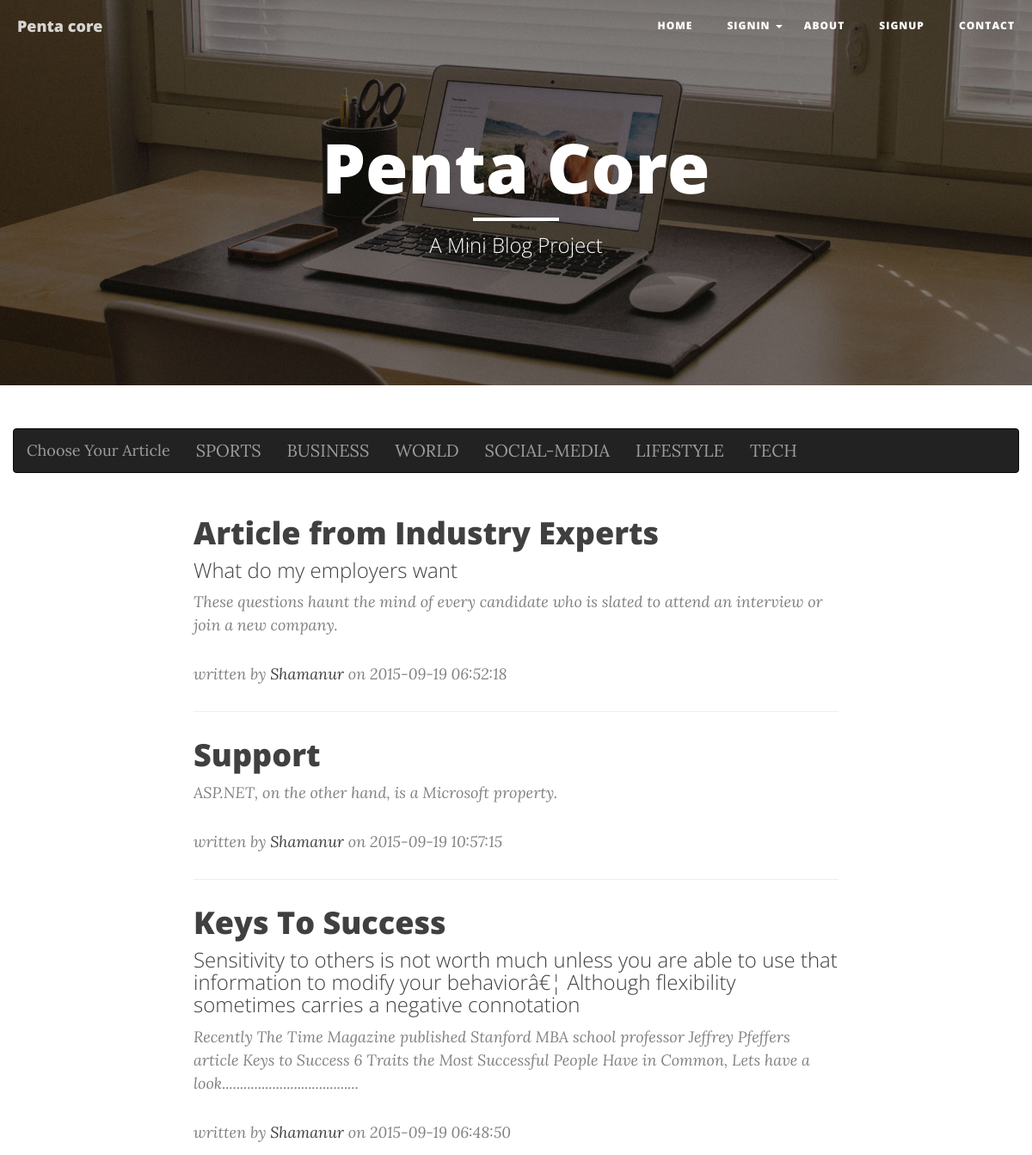
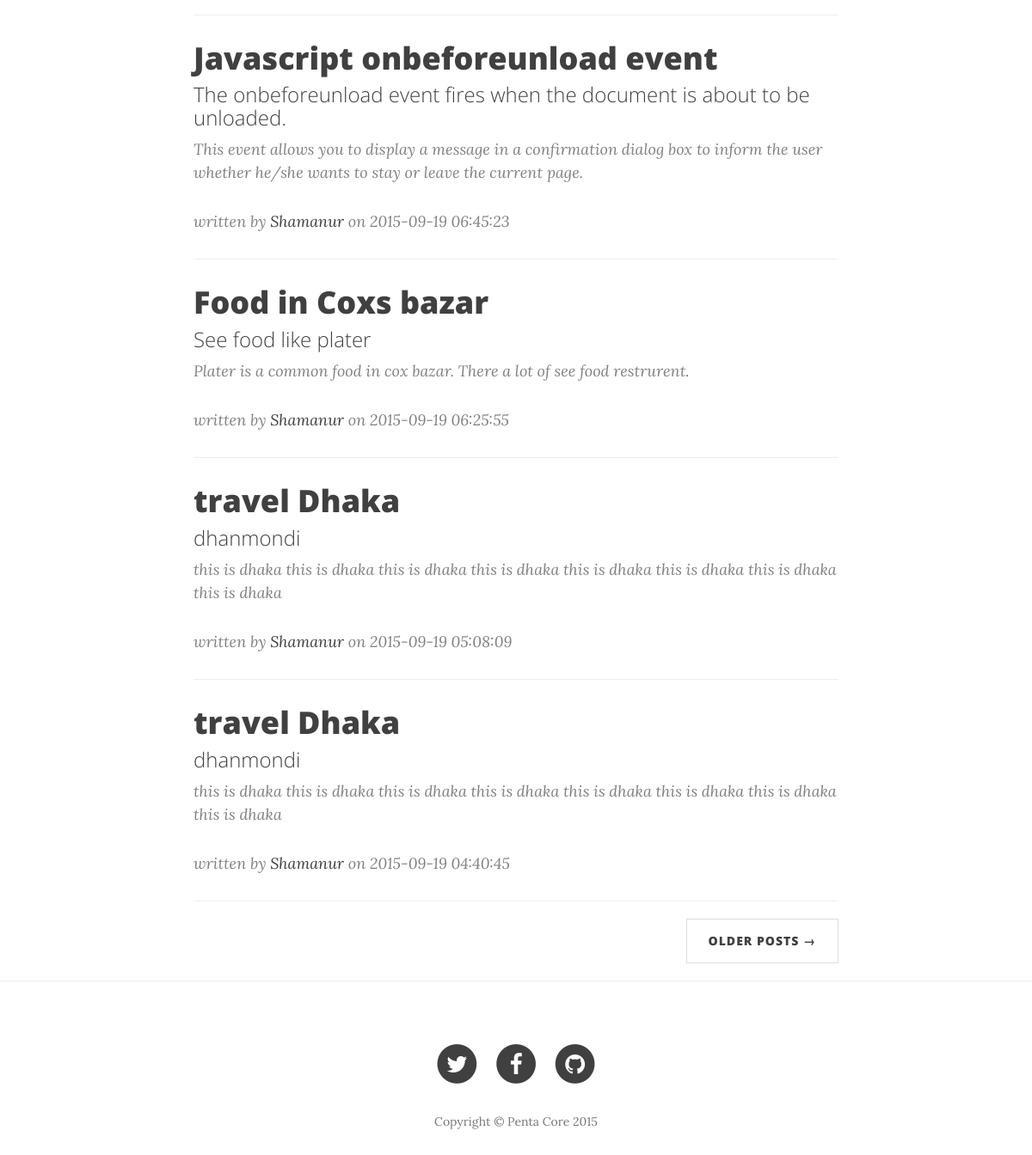
The page / on the database its author committed (2 pictures, top to bottom).
### tables this page shows
CREATE TABLE `category` (
  `category_id` int(10) unsigned NOT NULL AUTO_INCREMENT,
  `category_name` varchar(255) NOT NULL,
  `created_at` timestamp NOT NULL DEFAULT '0000-00-00 00:00:00' ON UPDATE CURRENT_TIMESTAMP,
  `category_deleted` tinyint(4) NOT NULL DEFAULT '1',
  PRIMARY KEY (`category_id`)
);

CREATE TABLE `article` (
  `article_id` int(11) unsigned NOT NULL AUTO_INCREMENT,
  `article_title` varchar(255) DEFAULT NULL,
  `article_subtitle` varchar(255) DEFAULT NULL,
  `category_id` int(11) NOT NULL,
  `article_sequence` int(11) NOT NULL,
  `article_brief` longtext,
  `article_details` longtext,
  `user_id` int(11) NOT NULL,
  `article_deleted` tinyint(4) NOT NULL DEFAULT '1',
  `article_deleted_at` timestamp NOT NULL DEFAULT '0000-00-00 00:00:00' ON UPDATE CURRENT_TIMESTAMP,
  `article_created_at` timestamp NOT NULL DEFAULT '0000-00-00 00:00:00' ON UPDATE CURRENT_TIMESTAMP,
  `article_total_hits` int(11) NOT NULL,
  `article_img` varchar(255) NOT NULL,
  PRIMARY KEY (`article_id`)
);

### admin/dbClass.php (called while the page is built, shortened)
<?php
class blogClass{
    public $conn;
    public function __construct(){
        $serverName = "localhost";
        $userName 	= "root";
        $password 	= "";
        $db 		= "blog";
        $this->conn 		= new mysqli($serverName,$userName,$password,$db);
    }
    public function selectCategory(){
        $sql="SELECT category_id, category_name, created_at FROM category WHERE category_deleted=1 ORDER BY category_id DESC";
        $resCategoryAll=$this->conn->query($sql);
        return $resCategoryAll;
    }public function selectOneCategory($category_id){
        $sql="SELECT category_id, category_name, created_at FROM category WHERE category_deleted=1 AND category_id='$category_id'";
        $resCategory=$this->conn->query($sql);
        return $resCategory;
    }
}

### frontend.php (called while the page is built, shortened)
<?php
class FrontendClass{
    public $conn;
    public function __construct(){
        $serverName = "localhost";
        $userName 	= "root";
        $password 	= "";
        $db 		= "blog";
        $this->conn 		= new mysqli($serverName,$userName,$password,$db);
    }
    public function articleData(){
        $sql="SELECT article_id, article_title, article_subtitle, article_brief, user_id, article_created_at FROM article WHERE article_deleted = 1 ORDER BY article_id DESC";
        $resArticleAll=$this->conn->query($sql);
        return $resArticleAll;
    }
}

### index.php (the view, shortened to what this page needs)
<?php
    include_once'admin/dbClass.php';
    include_once'frontend.php';
?>
<!DOCTYPE html>
<html lang="en">
<head>
    <link href="css/bootstrap.min.css" rel="stylesheet">
    <link href="css/clean-blog.min.css" rel="stylesheet">
    <link href="http://maxcdn.bootstrapcdn.com/font-awesome/4.1.0/css/font-awesome.min.css" rel="stylesheet" type="text/css">
</head>
<body>
    <nav class="navbar navbar-default navbar-custom navbar-fixed-top">
        <div class="container-fluid">
            <?php include_once'common/headerMenu.php';?>
        </div>
    </nav>
    <header class="intro-header" style="background-image: url('img/home-bg.jpg')">
        <div class="container">
            <div class="row">
                <div class="col-lg-8 col-lg-offset-2 col-md-10 col-md-offset-1">
                    <div class="site-heading">
                        <h1>Penta Core</h1>
                        <hr class="small">
                        <span class="subheading">A Mini Blog Project</span>
                    </div>
                </div>
            </div>
        </div>
    </header>
    <div class="container">
        <div class="row">
            <nav class="navbar navbar-inverse">
                <div class="container-fluid">
                    <?php
                    $blog=new blogClass;
                    $allCategory=$blog->selectCategory();
                    ?>
                    <div class="navbar-header">
                        <a class="navbar-brand" href="#">Choose Your Article </a>
                    </div>
                    <div>
                        <ul class="nav navbar-nav">
                            <?php
                            while($category=$allCategory->fetch_assoc()){?>
                            <li><a href="index.php?cat=<?php echo $category["category_id"]?>"><?php echo            $category["category_name"]?></a></li>
                                <?php
                            }
                            ?>
                        </ul>
                    </div>
                </div>
            </nav>
        </div>
    </div>
    <div class="container">
        <div class="row">
            <div class="col-lg-8 col-lg-offset-2 col-md-10 col-md-offset-1">
                <div class="post-preview">
                    <?php
                    if(isset($_GET['cat'])){
                        $frontend= new FrontendClass;
                        $data=$frontend->articleDataByCatagory($_GET['cat']);
                        while($art=$data->fetch_assoc()) {
                            ?>
                            <a href="details.php?id=<?php echo $art['article_id'];?>">
                                <h2 class="post-title">
                                    <?php echo $art['article_title'];?>
                                </h2>
                                <h3 class="post-subtitle">
                                    <?php echo $art['article_subtitle'];?>
                                </h3>
                            </a>
                            <p class="post-meta"> <?php echo $art['article_brief'];?></p>
                            <p class="post-meta">written by <a href="#">Shamanur</a> on <?php echo $art['article_created_at'];?></p>
                            <hr>
                            <?php
                        }
                    }
                    else{
                        $frontend= new FrontendClass;
                        $data=$frontend->articleData();
                        while($art=$data->fetch_assoc()) {
                            ?>
                            <a href="details.php?id=<?php echo $art['article_id'];?>">
                                <h2 class="post-title">
                                    <?php echo $art['article_title'];?>
                                </h2>
                                <h3 class="post-subtitle">
                                    <?php echo $art['article_subtitle'];?>
                                </h3>
                            </a>
                            <p class="post-meta"> <?php echo $art['article_brief'];?></p>
                            <p class="post-meta">written by <a href="#">Shamanur</a> on <?php echo $art['article_created_at'];?></p>
                            <hr>
                            <?php
                        }
                    }
                    ?>
                </div>
                <ul class="pager">
                    <li class="next">
                        <a href="#">Older Posts &rarr;</a>
                    </li>
                </ul>
            </div>
        </div>
    </div>
    <hr>
    <footer>
        <?php include_once'common/footerMenu.php'?>
    </footer>
</body>
</html>

### rows shown on the page
category: category_name "SPORTS"
category: category_name "BUSINESS"
category: category_name "WORLD"
category: category_name "SOCIAL-MEDIA"
category: category_name "LIFESTYLE"
category: category_name "TECH"
article: article_title "Article from Industry Experts", article_subtitle "What do my employers want", article_brief "These questions haunt the mind of every candidate who is slated to attend an interview or join a new company.", article_created_at "2015-09-19 06:52:18"
article: article_title "Support", article_brief "ASP.NET, on the other hand, is a Microsoft property.", article_created_at "2015-09-19 10:57:15"
article: article_title "Keys To Success", article_subtitle "Sensitivity to others is not worth much unless you are able to use that information to modify your behaviorâ€¦ Although flexibility sometimes carries a negative connotation", article_brief "Recently The Time Magazine published Stanford MBA school professor Jeffrey Pfeffers article Keys to Success 6 Traits the Most Successful People Have in Common, Lets have a look......................................", article_created_at "2015-09-19 06:48:50"
article: article_title "Javascript onbeforeunload event", article_subtitle "The onbeforeunload event fires when the document is about to be unloaded.", article_brief "This event allows you to display a message in a confirmation dialog box to inform the user whether he/she wants to stay or leave the current page.", article_created_at "2015-09-19 06:45:23"
article: article_title "Food in Coxs bazar", article_subtitle "See food like plater", article_brief "Plater is a common food in cox bazar. There a lot of see food restrurent.", article_created_at "2015-09-19 06:25:55"
article: article_title "travel Dhaka", article_subtitle "dhanmondi", article_brief "this is dhaka this is dhaka this is dhaka this is dhaka this is dhaka this is dhaka this is dhaka this is dhaka", article_created_at "2015-09-19 05:08:09"
article: article_title "travel Dhaka", article_subtitle "dhanmondi", article_brief "this is dhaka this is dhaka this is dhaka this is dhaka this is dhaka this is dhaka this is dhaka this is dhaka", article_created_at "2015-09-19 04:40:45"
